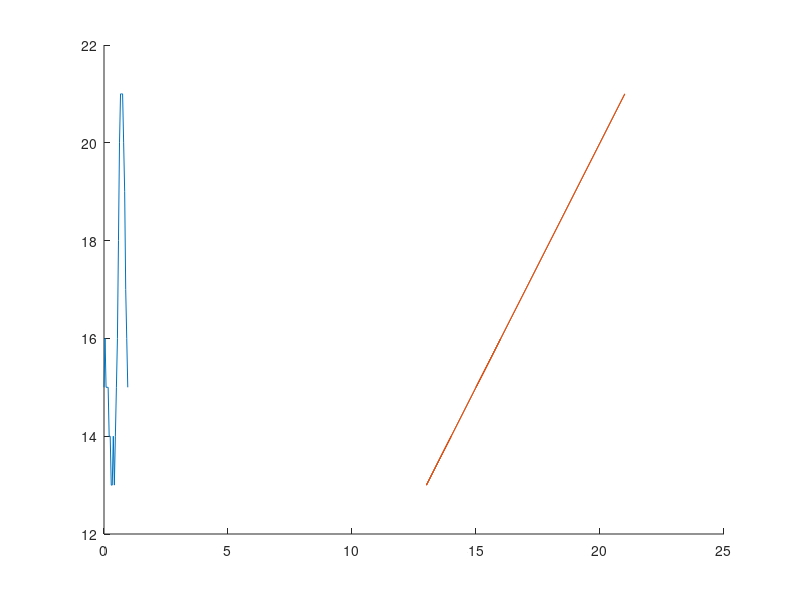

Write the MATLAB code that produced this figure.
clc;
clear;
xi = [0 1/24 2/24 3/24 4/24 5/24 6/24 7/24 8/24 9/24 10/24 11/24 12/24 13/24 14/24 15/24 16/24 17/24 18/24 19/24 20/24 21/24 22/24 23/24];
yi = [15 16 15 15 15 14 14 13 13 14 13 14 15 16 18 20 21 21 21 20 19 17 16 15];
m = 24;



A = [xi.^0 sin(2*pi.*xi) cos(2*pi.*xi)]
At = transpose(A)

ax = (At*A)\(At*yi)
fit = A*ax
r = (A*ax) - yi

RMSE = norm(r,2)/sqrt(length(xi))

hold on
plot(xi, yi)
plot(fit, yi)